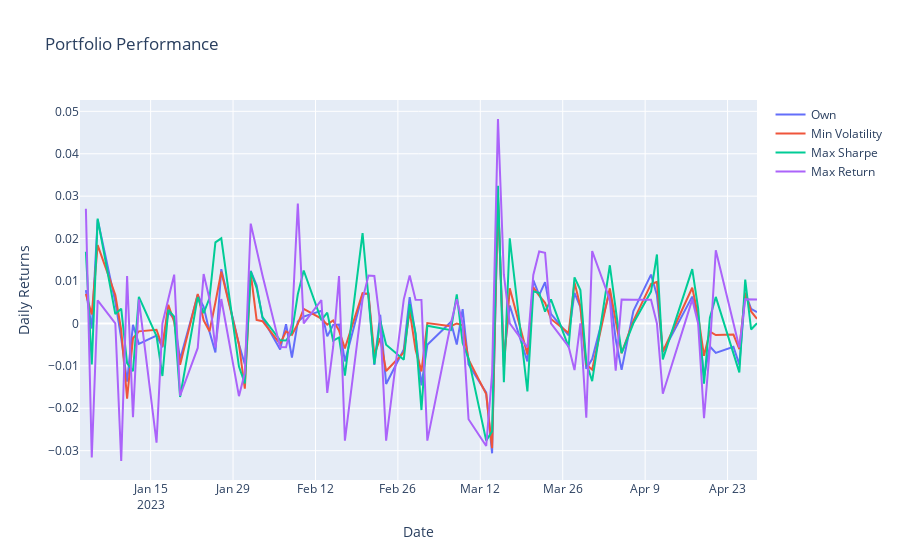

Notebook source saved alongside this figure:
### Code cell
# daily percentage change
df_port_pct = df_port.pct_change()

# plot daily percentage change
fig = go.Figure()
fig.add_trace(go.Scatter(x=df_port_pct.index, y=df_port_pct['Own'], name='Own'))
fig.add_trace(go.Scatter(x=df_port_pct.index, y=df_port_pct['Min Volatility'], name='Min Volatility'))
fig.add_trace(go.Scatter(x=df_port_pct.index, y=df_port_pct['Max Sharpe'], name='Max Sharpe'))
fig.add_trace(go.Scatter(x=df_port_pct.index, y=df_port_pct['Max Return'], name='Max Return'))
fig.update_layout(title='Portfolio Performance', yaxis_title='Daily Returns', xaxis_title='Date')
fig.show()
